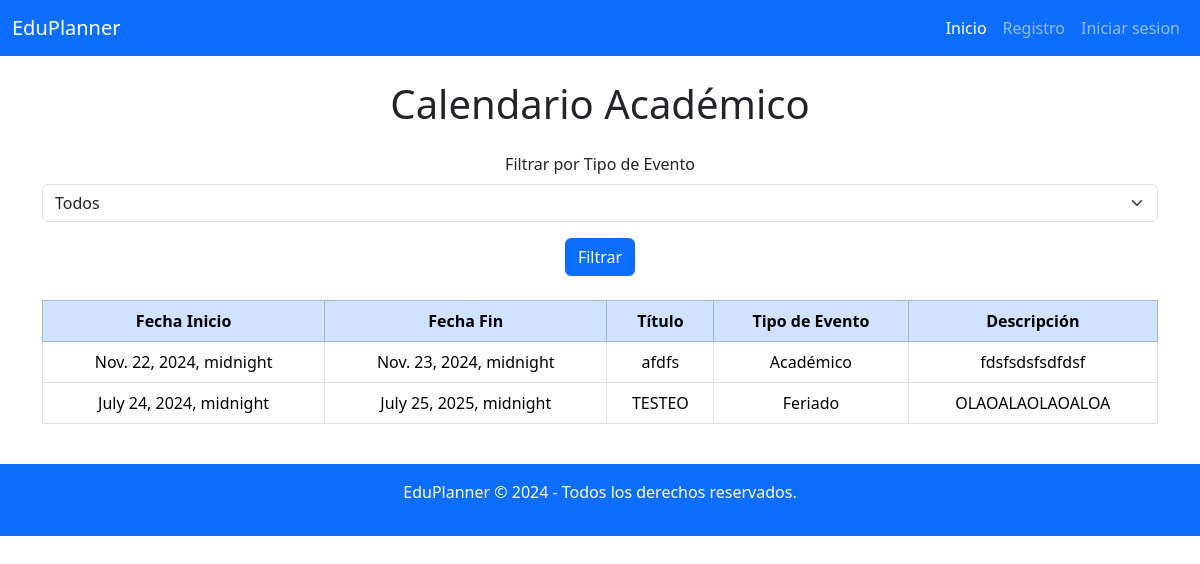
The app's page /, older data.
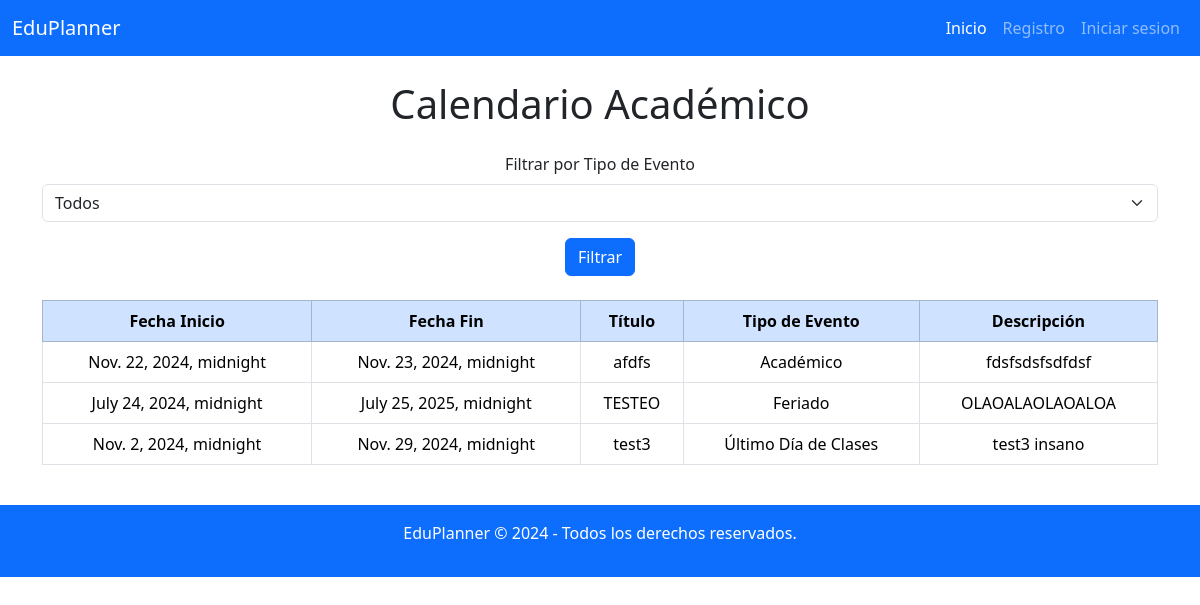
The same page, newer data.
### core/models.py (models this page shows, shortened)
class Evento(models.Model):
    TIPO_EVENTO_CHOICES = [
        ('inicio_semestre', 'Inicio de Semestre'),
        ('fin_semestre', 'Fin de Semestre'),
        ('inicio_inscripcion', 'Inicio de Inscripción de Asignaturas'),
        ('fin_inscripcion', 'Fin de Inscripción de Asignaturas'),
        ('receso_academico', 'Receso Académico'),
        ('feriado_nacional', 'Feriado Nacional'),
        ('feriado_regional', 'Feriado Regional'),
        ('inicio_solicitudes', 'Inicio de Plazos de Solicitudes Administrativas'),
        ('fin_solicitudes', 'Fin de Plazos de Solicitudes Administrativas'),
        ('inicio_beneficios', 'Inicio de Plazos para la Gestión de Beneficios'),
        ('fin_beneficios', 'Fin de Plazos para la Gestión de Beneficios'),
        ('ceremonia_titulacion', 'Ceremonia de Titulación o Graduación'),
        ('reunion_consejo', 'Reunión de Consejo Académico'),
        ('talleres_charlas', 'Talleres y Charlas'),
        ('dia_orientacion', 'Día de Orientación para Nuevos Estudiantes'),
        ('eventos_extracurriculares', 'Eventos Extracurriculares'),
        ('inicio_clases', 'Inicio de Clases'),
        ('ultimo_dia_clases', 'Último Día de Clases'),
        ('dia_puertas_abiertas', 'Día de Puertas Abiertas'),
        ('suspension_completa', 'Suspensión de Actividades Completa'),
        ('suspension_parcial', 'Suspensión de Actividades Parcial'),
    ]
    Titulo = models.CharField(max_length=200)
    Descripcion = models.TextField()
    fecha_inicio = models.DateTimeField()
    fecha_fin = models.DateTimeField()
    TipoEvento = models.CharField(max_length=50, choices=TIPO_EVENTO_CHOICES)

### core/views.py (the view)
# urls.py: 2. Add a URL to urlpatterns:  path('', views.home, name='home')
def home(request):
    event_type_filter = request.GET.get('event_type', '')
    if event_type_filter:
        eventos = Evento.objects.filter(TipoEvento=event_type_filter)
    else:
        eventos = Evento.objects.all()  # Si no hay filtro, mostrar todos los eventos
    data = {
        'eventos': eventos,
        'TIPO_EVENTO_CHOICES': Evento.TIPO_EVENTO_CHOICES,
    }
    return render(request, "core/index.html", data)

### core/templates/core/index.html (shortened to what this page needs)
{% extends "core/base.html" %}
{% block content %}
<div class="text-center">
    <h1 class="my-4">Calendario Académico</h1>
    <form method="GET" action="{% url 'home' %}">
        <div class="mb-3">
            <label for="event_type" class="form-label">Filtrar por Tipo de Evento</label>
            <select class="form-select" id="event_type" name="event_type">
                <option value="">Todos</option>
            </select>
        </div>
        <button type="submit" class="btn btn-primary">Filtrar</button>
    </form>
    <div class="table-responsive mt-4">
        <table class="table table-bordered">
            <thead class="table-primary">
                <tr>
                    <th>Fecha Inicio</th>
                    <th>Fecha Fin</th>
                    <th>Título</th>
                    <th>Tipo de Evento</th>
                    <th>Descripción</th>
                </tr>
            </thead>
            <tbody>
                {% for evento in eventos %}
                <tr>
                    <td>{{ evento.fecha_inicio }}</td>
                    <td>{{ evento.fecha_fin }}</td>
                    <td>{{ evento.Titulo }}</td>
                    <td>{{ evento.get_TipoEvento_display }}</td>
                    <td>{{ evento.Descripcion }}</td>
                </tr>
                {% empty %}
                <tr>
                    <td colspan="5" class="text-center">No hay eventos registrados.</td>
                </tr>
                {% endfor %}
            </tbody>
        </table>
    </div>
</div>
{% endblock %}

### core/templates/core/base.html (shortened to what this page needs)
<!DOCTYPE html>
<html lang="es">
<head>
    <link rel="stylesheet" href="https://cdn.jsdelivr.net/npm/bootstrap@5.3.2/dist/css/bootstrap.min.css">
</head>
<body>
    <nav class="navbar navbar-expand-lg navbar-dark bg-primary">
        <div class="container-fluid">
            <a class="navbar-brand" href="#">EduPlanner</a>
            <div class="collapse navbar-collapse" id="navbarNav">
                <ul class="navbar-nav ms-auto">
                    <li class="nav-item">
                        <a class="nav-link active" href="{%url 'home'%}">Inicio</a>
                    </li>
                    {% if user.is_authenticated %}
                        {% for group in user.groups.all %}
                            {% if group.name == "AdministradorAcademico" %}
                                <li class="nav-item">
                                    <a class="nav-link" href="{% url 'ManageEvents' %}">Administrar Eventos</a>
                                </li>
                            {% endif %}
                        {% endfor %}
                        <li class="nav-item">
                            <a class="nav-link" id="logout" href="{% url 'logout' %}">Cerrar sesión</a>
                        </li>
                        <li class="nav-item">
                            <a class="nav-link" id="logout">@{{user.username}}</a>
                        </li>
                    {% else %}
                        <li class="nav-item">
                            <a class="nav-link" href="{% url 'register' %}">Registro</a>
                        </li>
                        <li class="nav-item">
                            <a class="nav-link" href="{% url 'login' %}">Iniciar sesion</a>
                        </li>
                    {%endif%}
                </ul>
            </div>
        </div>
    </nav>
    <div class="container mt-4">
        {% block content %}
        {% endblock %}
    </div>
    <footer class="bg-primary text-white text-center py-3 mt-4">
        <p>EduPlanner © 2024 - Todos los derechos reservados.</p>
    </footer>
</body>
</html>

Row changes from the older to the newer data that the page shows:
added Evento: fecha_inicio "Nov. 2, 2024, midnight", fecha_fin "Nov. 29, 2024, midnight", Titulo "test3", TipoEvento "Último Día de Clases", Descripcion "test3 insano"
